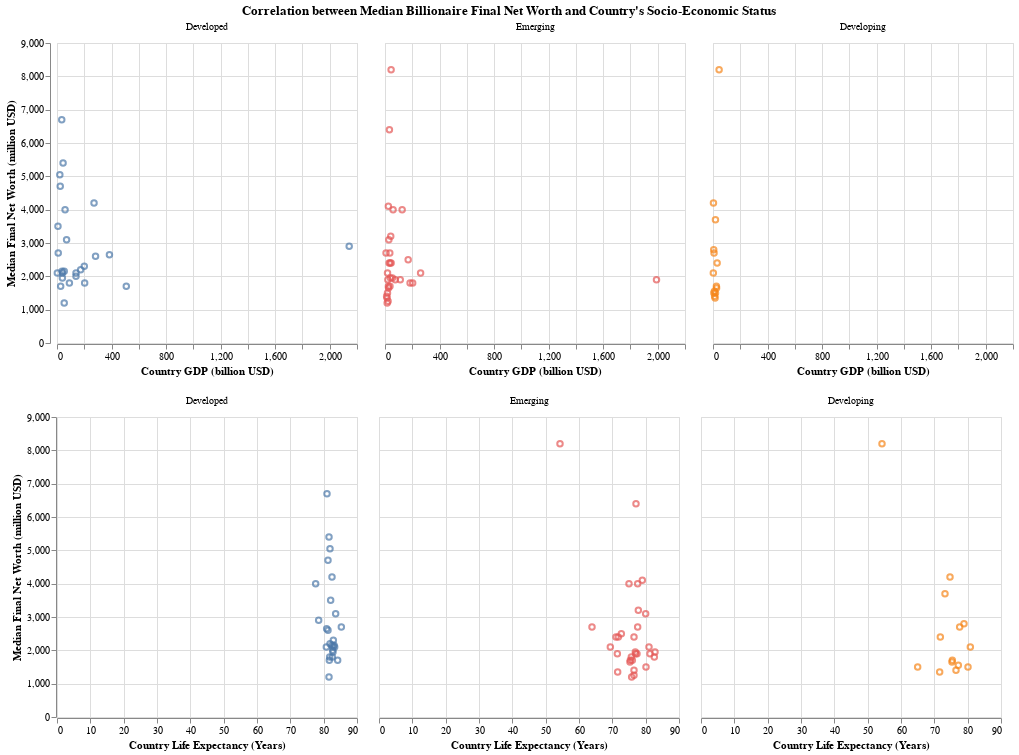

The notebook cell saved with this chart:
### Code cell
gdp_splot = alt.Chart(task3df).mark_point().encode(
    alt.X('gdp_country', title='Country GDP (billion USD)'),
    alt.Y('medianFinalWorth', title='Median Final Net Worth (million USD)'),
    alt.Color('e_class', legend=None),
    tooltip=[
             alt.Tooltip('country', title='Country'),
             alt.Tooltip('gdp_country', title='Country GDP (billion USD)'),
             alt.Tooltip('medianFinalWorth', title='Median Final Net worth (million USD)'), 
             ]
).facet(
    column=alt.Column('e_class:O', sort=['Developed','Emerging','Developing']),
    title=alt.TitleParams("Correlation between Median Billionaire Final Net Worth and Country's Socio-Economic Status",
                         anchor='middle'),
)

life_splot = alt.Chart(task3df).mark_point().encode(
    alt.X('life_expectancy_country', title='Country Life Expectancy (Years)'),
    alt.Y('medianFinalWorth', title='Median Final Net Worth (million USD)'),
    alt.Color('e_class', legend=None),
    tooltip=[
             alt.Tooltip('country', title='Country'),
             alt.Tooltip('life_expectancy_country', title='Country Life Expectancy'),
             alt.Tooltip('medianFinalWorth', title='Median Final Net worth (million USD)'), 
             ]
).facet(
    column=alt.Column('e_class:O', sort=['Developed','Emerging','Developing']),
)

alt.vconcat(gdp_splot, life_splot).configure_header(
    title= None,
)

### Figure 1 — Vega-Lite specification as saved in the notebook (floating-point values rounded to 4 significant figures)
{"config": {"view": {"continuousWidth": 300, "continuousHeight": 300}, "header": {"title": null}}, "vconcat": [{"facet": {"column": {"field": "e_class", "sort": ["Developed", "Emerging", "Developing"], "type": "ordinal"}}, "spec": {"mark": {"type": "point"}, "encoding": {"color": {"field": "e_class", "legend": null, "type": "nominal"}, "tooltip": [{"field": "country", "title": "Country", "type": "nominal"}, {"field": "gdp_country", "title": "Country GDP (billion USD)", "type": "quantitative"}, {"field": "medianFinalWorth", "title": "Median Final Net worth (million USD)", "type": "quantitative"}], "x": {"field": "gdp_country", "title": "Country GDP (billion USD)", "type": "quantitative"}, "y": {"field": "medianFinalWorth", "title": "Median Final Net Worth (million USD)", "type": "quantitative"}}}, "title": {"text": "Correlation between Median Billionaire Final Net Worth and Country's Socio-Economic Status", "anchor": "middle"}}, {"facet": {"column": {"field": "e_class", "sort": ["Developed", "Emerging", "Developing"], "type": "ordinal"}}, "spec": {"mark": {"type": "point"}, "encoding": {"color": {"field": "e_class", "legend": null, "type": "nominal"}, "tooltip": [{"field": "country", "title": "Country", "type": "nominal"}, {"field": "life_expectancy_country", "title": "Country Life Expectancy", "type": "quantitative"}, {"field": "medianFinalWorth", "title": "Median Final Net worth (million USD)", "type": "quantitative"}], "x": {"field": "life_expectancy_country", "title": "Country Life Expectancy (Years)", "type": "quantitative"}, "y": {"field": "medianFinalWorth", "title": "Median Final Net Worth (million USD)", "type": "quantitative"}}}}], "data": {"name": "data-fb5077272577d031c5a40acaf2bf28aa"}, "$schema": "https://vega.github.io/schema/vega-lite/v5.8.0.json", "datasets": {"data-fb5077272577d031c5a40acaf2bf28aa": [{"medianFinalWorth": 4200.0, "country": "France", "gdp_country": 271.6, "life_expectancy_country": 82.5, "economic_class": 1, "e_class": "Developed"}, {"medianFinalWorth": 2900.0, "country": "United States", "gdp_country": 2143.0, "life_expectancy_country": 78.5, "economic_class": 1, "e_class": "Developed"}, {"medianFinalWorth": 4000.0, "country": "Mexico", "gdp_country": 125.8, "life_expectancy_country": 75.0, "economic_class": 2, "e_class": "Emerging"}, {"medianFinalWorth": 2100.0, "country": "India", "gdp_country": 261.1, "life_expectancy_country": 69.4, "economic_class": 2, "e_class": "Emerging"}, {"medianFinalWorth": 2100.0, "country": "Spain", "gdp_country": 139.4, "life_expectancy_country": 83.3, "economic_class": 1, "e_class": "Developed"}, {"medianFinalWorth": 1900.0, "country": "China", "gdp_country": 1991.0, "life_expectancy_country": 77.0, "economic_class": 2, "e_class": "Emerging"}, {"medianFinalWorth": 2200.0, "country": "Canada", "gdp_country": 173.6, "life_expectancy_country": 81.9, "economic_class": 1, "e_class": "Developed"}, {"medianFinalWorth": 2650.0, "country": "Germany", "gdp_country": 384.6, "life_expectancy_country": 80.9, "economic_class": 1, "e_class": "Developed"}, {"medianFinalWorth": 3100.0, "country": "Switzerland", "gdp_country": 70.31, "life_expectancy_country": 83.6, "economic_class": 1, "e_class": "Developed"}, {"medianFinalWorth": 1200.0, "country": "Belgium", "gdp_country": 52.96, "life_expectancy_country": 81.6, "economic_class": 1, "e_class": "Developed"}, {"medianFinalWorth": 2700.0, "country": "Hong Kong", "gdp_country": 9.14, "life_expectancy_country": 85.3, "economic_class": 1, "e_class": "Developed"}, {"medianFinalWorth": 5400.0, "country": "Austria", "gdp_country": 44.63, "life_expectancy_country": 81.6, "economic_class": 1, "e_class": "Developed"}, {"medianFinalWorth": 1700.0, "country": "Japan", "gdp_country": 508.2, "life_expectancy_country": 84.2, "economic_class": 1, "e_class": "Developed"}, {"medianFinalWorth": 2600.0, "country": "United Kingdom", "gdp_country": 282.7, "life_expectancy_country": 81.3, "economic_class": 1, "e_class": "Developed"}, {"medianFinalWorth": 2000.0, "country": "Australia", "gdp_country": 139.3, "life_expectancy_country": 82.7, "economic_class": 1, "e_class": "Developed"}, {"medianFinalWorth": 1900.0, "country": "Indonesia", "gdp_country": 111.9, "life_expectancy_country": 71.5, "economic_class": 2, "e_class": "Emerging"}, {"medianFinalWorth": 3200.0, "country": "United Arab Emirates", "gdp_country": 42.11, "life_expectancy_country": 77.8, "economic_class": 2, "e_class": "Emerging"}, {"medianFinalWorth": 2500.0, "country": "Russia", "gdp_country": 170.0, "life_expectancy_country": 72.7, "economic_class": 2, "e_class": "Emerging"}, {"medianFinalWorth": 3100.0, "country": "Chile", "gdp_country": 28.23, "life_expectancy_country": 80.0, "economic_class": 2, "e_class": "Emerging"}, {"medianFinalWorth": 4100.0, "country": "Czech Republic", "gdp_country": 24.65, "life_expectancy_country": 79.0, "economic_class": 2, "e_class": "Emerging"}, {"medianFinalWorth": 2150.0, "country": "Sweden", "gdp_country": 53.08, "life_expectancy_country": 82.5, "economic_class": 1, "e_class": "Developed"}, {"medianFinalWorth": 1950.0, "country": "Thailand", "gdp_country": 54.36, "life_expectancy_country": 76.9, "economic_class": 2, "e_class": "Emerging"}, {"medianFinalWorth": 2150.0, "country": "Singapore", "gdp_country": 37.21, "life_expectancy_country": 83.1, "economic_class": 1, "e_class": "Developed"}, {"medianFinalWorth": 8200.0, "country": "Nigeria", "gdp_country": 44.81, "life_expectancy_country": 54.3, "economic_class": 2, "e_class": "Emerging"}, {"medianFinalWorth": 8200.0, "country": "Nigeria", "gdp_country": 44.81, "life_expectancy_country": 54.3, "economic_class": 3, "e_class": "Developing"}, {"medianFinalWorth": 1950.0, "country": "Israel", "gdp_country": 39.51, "life_expectancy_country": 82.8, "economic_class": 1, "e_class": "Developed"}, {"medianFinalWorth": 1950.0, "country": "Israel", "gdp_country": 39.51, "life_expectancy_country": 82.8, "economic_class": 2, "e_class": "Emerging"}, {"medianFinalWorth": 2300.0, "country": "Italy", "gdp_country": 200.1, "life_expectancy_country": 82.9, "economic_class": 1, "e_class": "Developed"}, {"medianFinalWorth": 2700.0, "country": "South Africa", "gdp_country": 35.14, "life_expectancy_country": 63.9, "economic_class": 2, "e_class": "Emerging"}, {"medianFinalWorth": 1800.0, "country": "Brazil", "gdp_country": 184.0, "life_expectancy_country": 75.7, "economic_class": 2, "e_class": "Emerging"}, {"medianFinalWorth": 1700.0, "country": "Malaysia", "gdp_country": 36.47, "life_expectancy_country": 76.0, "economic_class": 2, "e_class": "Emerging"}, {"medianFinalWorth": 1800.0, "country": "South Korea", "gdp_country": 202.9, "life_expectancy_country": 82.6, "economic_class": 1, "e_class": "Developed"}, {"medianFinalWorth": 1800.0, "country": "South Korea", "gdp_country": 202.9, "life_expectancy_country": 82.6, "economic_class": 2, "e_class": "Emerging"}, {"medianFinalWorth": 5050.0, "country": "New Zealand", "gdp_country": 20.69, "life_expectancy_country": 81.9, "economic_class": 1, "e_class": "Developed"}, {"medianFinalWorth": 2400.0, "country": "Philippines", "gdp_country": 37.68, "life_expectancy_country": 71.1, "economic_class": 2, "e_class": "Emerging"}, {"medianFinalWorth": 2100.0, "country": "Taiwan", "gdp_country": 18.52, "life_expectancy_country": 81.0, "economic_class": 2, "e_class": "Emerging"}, {"medianFinalWorth": 2100.0, "country": "Norway", "gdp_country": 40.33, "life_expectancy_country": 82.8, "economic_class": 1, "e_class": "Developed"}, {"medianFinalWorth": 2400.0, "country": "Egypt", "gdp_country": 30.32, "life_expectancy_country": 71.8, "economic_class": 2, "e_class": "Emerging"}, {"medianFinalWorth": 2400.0, "country": "Egypt", "gdp_country": 30.32, "life_expectancy_country": 71.8, "economic_class": 3, "e_class": "Developing"}, {"medianFinalWorth": 6700.0, "country": "Denmark", "gdp_country": 34.81, "life_expectancy_country": 81.0, "economic_class": 1, "e_class": "Developed"}, {"medianFinalWorth": 6400.0, "country": "Colombia", "gdp_country": 32.38, "life_expectancy_country": 77.1, "economic_class": 2, "e_class": "Emerging"}, {"medianFinalWorth": 1800.0, "country": "Netherlands", "gdp_country": 90.91, "life_expectancy_country": 81.8, "economic_class": 1, "e_class": "Developed"}, {"medianFinalWorth": 4000.0, "country": "Poland", "gdp_country": 59.22, "life_expectancy_country": 77.6, "economic_class": 1, "e_class": "Developed"}, {"medianFinalWorth": 4000.0, "country": "Poland", "gdp_country": 59.22, "life_expectancy_country": 77.6, "economic_class": 2, "e_class": "Emerging"}, {"medianFinalWorth": 1350.0, "country": "Ukraine", "gdp_country": 15.38, "life_expectancy_country": 71.6, "economic_class": 2, "e_class": "Emerging"}, {"medianFinalWorth": 1350.0, "country": "Ukraine", "gdp_country": 15.38, "life_expectancy_country": 71.6, "economic_class": 3, "e_class": "Developing"}, {"medianFinalWorth": 1900.0, "country": "Greece", "gdp_country": 20.99, "life_expectancy_country": 81.3, "economic_class": 2, "e_class": "Emerging"}, {"medianFinalWorth": 1900.0, "country": "Turkey", "gdp_country": 75.44, "life_expectancy_country": 77.4, "economic_class": 2, "e_class": "Emerging"}, {"medianFinalWorth": 2400.0, "country": "Argentina", "gdp_country": 44.97, "life_expectancy_country": 76.5, "economic_class": 2, "e_class": "Emerging"}, {"medianFinalWorth": 4700.0, "country": "Portugal", "gdp_country": 23.77, "life_expectancy_country": 81.3, "economic_class": 1, "e_class": "Developed"}, {"medianFinalWorth": 3700.0, "country": "Kazakhstan", "gdp_country": 18.02, "life_expectancy_country": 73.2, "economic_class": 3, "e_class": "Developing"}, {"medianFinalWorth": 1650.0, "country": "Vietnam", "gdp_country": 26.19, "life_expectancy_country": 75.3, "economic_class": 2, "e_class": "Emerging"}, {"medianFinalWorth": 1650.0, "country": "Vietnam", "gdp_country": 26.19, "life_expectancy_country": 75.3, "economic_class": 3, "e_class": "Developing"}, {"medianFinalWorth": 4200.0, "country": "Latvia", "gdp_country": 3.412, "life_expectancy_country": 74.7, "economic_class": 3, "e_class": "Developing"}, {"medianFinalWorth": 1700.0, "country": "Finland", "gdp_country": 26.88, "life_expectancy_country": 81.7, "economic_class": 1, "e_class": "Developed"}, {"medianFinalWorth": 3500.0, "country": "Luxembourg", "gdp_country": 7.11, "life_expectancy_country": 82.1, "economic_class": 1, "e_class": "Developed"}, {"medianFinalWorth": 2800.0, "country": "Lebanon", "gdp_country": 5.337, "life_expectancy_country": 78.9, "economic_class": 3, "e_class": "Developing"}, {"medianFinalWorth": 2700.0, "country": "Oman", "gdp_country": 7.698, "life_expectancy_country": 77.6, "economic_class": 2, "e_class": "Emerging"}, {"medianFinalWorth": 2700.0, "country": "Oman", "gdp_country": 7.698, "life_expectancy_country": 77.6, "economic_class": 3, "e_class": "Developing"}, {"medianFinalWorth": 2100.0, "country": "Cyprus", "gdp_country": 2.456, "life_expectancy_country": 80.8, "economic_class": 1, "e_class": "Developed"}, {"medianFinalWorth": 2100.0, "country": "Cyprus", "gdp_country": 2.456, "life_expectancy_country": 80.8, "economic_class": 3, "e_class": "Developing"}, {"medianFinalWorth": 1700.0, "country": "Romania", "gdp_country": 25.01, "life_expectancy_country": 75.4, "economic_class": 2, "e_class": "Emerging"}, {"medianFinalWorth": 1700.0, "country": "Romania", "gdp_country": 25.01, "life_expectancy_country": 75.4, "economic_class": 3, "e_class": "Developing"}, {"medianFinalWorth": 1500.0, "country": "Qatar", "gdp_country": 18.35, "life_expectancy_country": 80.1, "economic_class": 2, "e_class": "Emerging"}, {"medianFinalWorth": 1500.0, "country": "Qatar", "gdp_country": 18.35, "life_expectancy_country": 80.1, "economic_class": 3, "e_class": "Developing"}, {"medianFinalWorth": 1550.0, "country": "Slovakia", "gdp_country": 10.54, "life_expectancy_country": 77.2, "economic_class": 3, "e_class": "Developing"}, {"medianFinalWorth": 1400.0, "country": "Morocco", "gdp_country": 11.87, "life_expectancy_country": 76.5, "economic_class": 2, "e_class": "Emerging"}, {"medianFinalWorth": 1400.0, "country": "Morocco", "gdp_country": 11.87, "life_expectancy_country": 76.5, "economic_class": 3, "e_class": "Developing"}, {"medianFinalWorth": 1200.0, "country": "Hungary", "gdp_country": 16.1, "life_expectancy_country": 75.8, "economic_class": 2, "e_class": "Emerging"}, {"medianFinalWorth": 1500.0, "country": "Tanzania", "gdp_country": 6.318, "life_expectancy_country": 65.0, "economic_class": 3, "e_class": "Developing"}, {"medianFinalWorth": 1250.0, "country": "Peru", "gdp_country": 22.68, "life_expectancy_country": 76.5, "economic_class": 2, "e_class": "Emerging"}]}}
